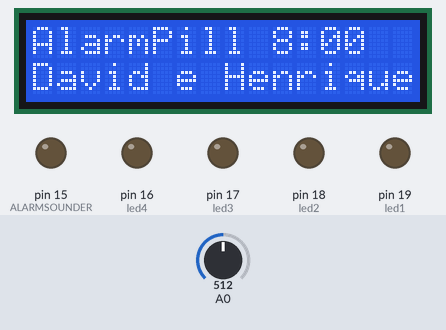
The sketch below on a simulated Arduino Uno, built with avr-gcc and run on an emulated ATmega328P. Parts: 16×2 character LCD, output pins drawn as LEDs (lit = HIGH). The test bench sets the inputs (shaded band); at power-on: A0 = 512. What the sketch prints to the serial monitor is not drawn.

Above: at 1.2 s.
1.3 s: A0 set to 537
4.4 s: A0 set to 569
At 7.4 s:
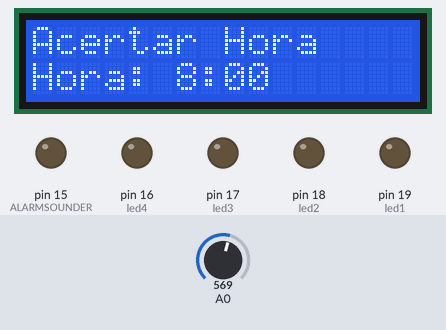
7.5 s: A0 set to 208
At 8.9 s:
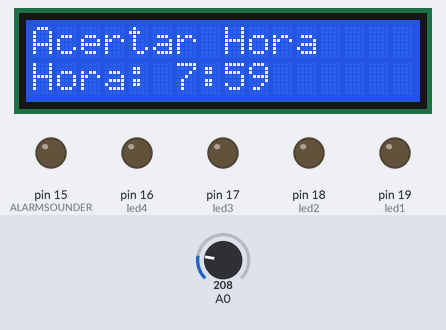
10.5 s: A0 set to 178
At 12.1 s:
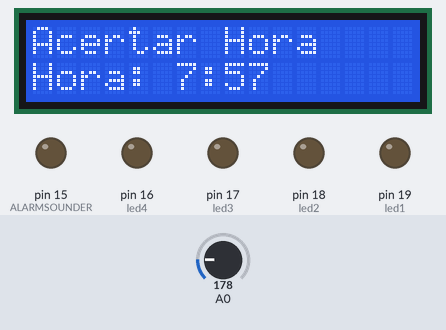
13.6 s: A0 set to 565
At 15.4 s:
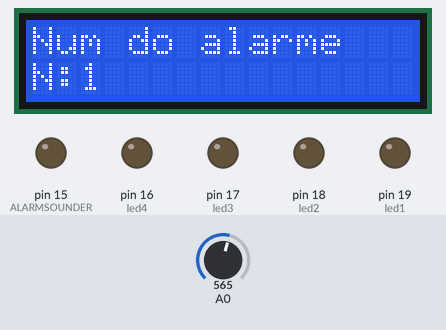
16.7 s: A0 set to 545
At 61.2 s:
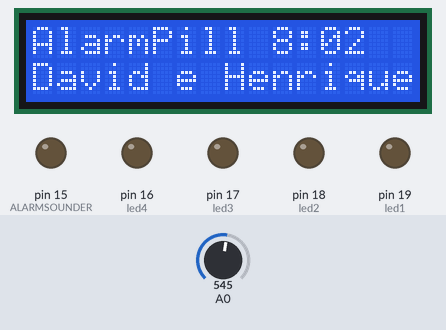
Timing chart, 0 to 61.9 s (numbered marks = the images above; inputs shaded):
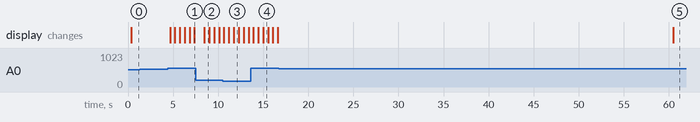

Measured:
- the behaviour switches between 554 and 555 on A0 (found by bisection; images 0 and 1)
- after the input at 1.3 s, every drawn part: stays the same
- after the input at 4.4 s, the display: changes after 0.27 s (image 1)
- after the input at 13.6 s, pin 15 (ALARMSOUNDER): stays LOW (without the input it goes to HIGH after 1.2 s); pin 19 (led1): stays LOW (without the input it goes to HIGH after 0.57 s); the display: first changes after 0.32 s (image 4 shows a later state)
- what the display in image 3 shows lasts 0.6 s, from 11.7 s to 12.3 s

The sketch:

alarmpill_arduino.ino
```cpp
#include <LiquidCrystal.h>

#define btnRIGHT  0
#define btnUP     1
#define btnDOWN   2
#define btnLEFT   3
#define btnSELECT 4
#define btnNONE   5


int ALARMSOUNDER = 15; //pino do alarme
int led1 = 19;
int led2 = 18;
int led3 = 17;
int led4 = 16;
int minuto = 8*60; // minutos totais do dia atual
int minuto_alarme[4] = {8*60+1,12*60,12*60,12*60}; //vetor com os minutos dos alarmes para tela de ajuste
int minuto_alarme_real[4] = {8*60+1,12*60,12*60,12*60}; //vetor com os minutos dos alarmes reais
int alarme_onoff[4] = {1, 0, 0, 0}; // alarmes desligados(0) / ligados(1)
unsigned long hora_alarme_atual[4], minuto_alarme_atual[4]; // vetor com a hora e minuto de cada alarme, para exibição na tela
int lcd_key = 0, adc_key_in = 0, entradaSerial;
int modo = 0; // 0 = padrao, 1 = atualiza hora, 2 = escolhe alarme, 3 = atualiza hora do alarme escolhido, 4 = atualiza on/off, 5 = alarme tocando
int n_alarme = 1; // compartimento (1 a 4)
int n_alarme_tocando = 0; //n do alarme que esta tocando
unsigned long horaatual, minutoatual,previusMillis=0,currentMillis;
LiquidCrystal lcd(8, 9, 4, 5, 6, 7 );  // configuração de pinos do LCD


void loop() {
  AtualizaRelogio();
  ChecaCondicoesOnOff();
  delay(250);
  ChecaTeclado();
  atualizadisplay();
  delay(250);
  ChecaLed();
  ChecaBuzzer();
  Serial.print("\n");
  Serial.print(modo);
  Serial.print("\n");
}

void setup() {
  Serial.begin(9600);
  lcd.begin(16,2);
  pinMode(ALARMSOUNDER, OUTPUT);
  pinMode(led1, OUTPUT);
  pinMode(led2, OUTPUT);
  pinMode(led3, OUTPUT);
  pinMode(led4, OUTPUT);
}

void DesligaTodos() {
  digitalWrite(led1, LOW);
  digitalWrite(led2, LOW);
  digitalWrite(led3, LOW);
  digitalWrite(led4, LOW);
}

void ChecaLed() {
Serial.print("checaLED");
  if(modo == 5 and n_alarme_tocando != 0) {
    Serial.print("IF");
    switch (n_alarme_tocando) {
      case 1: {
        digitalWrite(led1, HIGH);
        break;
      }
      case 2: {
        digitalWrite(led2, HIGH);
        break;
      }
      case 3: {
        digitalWrite(led3, HIGH);
        break;
      }
      case 4: {
        digitalWrite(led4, HIGH);
        break;
      }
    }
  }
}

void ChecaTeclado() {
  lcd_key = read_LCD_buttons();
        if (modo == 0) {
          switch(lcd_key)  {
            case btnSELECT:  {
              modo++;
              Serial.print(modo);
              break;
            }
          }
        }
        else if (modo == 1) {
          // atualiza hora
          switch (lcd_key) {
                case btnRIGHT: {
              minuto = minuto + 60;
              atualizadisplay();
          break;
    }
                case btnLEFT:  {
                  minuto = minuto - 60;
                  atualizadisplay();
                  break;
                }
                case btnUP:  {
                  minuto++;
                  atualizadisplay();
                  break;
                }
                case btnDOWN:  {
                  minuto--;
                  atualizadisplay();
                  break;
                }
                case btnSELECT:  {
                  modo++;
                  break;
                }
            }
        }

        else if (modo == 2)  {
          //escolhe numero do alarme
          switch (lcd_key)  {
            case btnUP:  {
              n_alarme++;
              if (n_alarme == 5)  {
                n_alarme = 1;
              }
              atualizadisplay();
             break;
            }

            case btnDOWN:  {
              n_alarme--;
              if (n_alarme == 0)  {
                n_alarme = 4;
              }
              atualizadisplay();
              break;
            }

            case btnSELECT:  {
              modo++;
              break;
            }
          }
        }

        else if (modo == 3)  {
        // atualiza hora do alarme
          switch (lcd_key) {
                case btnRIGHT: {
              minuto_alarme[n_alarme-1] = minuto_alarme[n_alarme-1] + 60;
              atualizadisplay();
          break;
    }
                case btnLEFT:  {
          minuto_alarme[n_alarme-1] = minuto_alarme[n_alarme-1] - 60;
                  atualizadisplay();
                  break;
                }
                case btnUP:  {
                  minuto_alarme[n_alarme-1]++;
                  atualizadisplay();
                  break;
                }
                case btnDOWN:  {
                  minuto_alarme[n_alarme-1]--;
                  atualizadisplay();
                  break;
                }
                case btnSELECT:  {
                  minuto_alarme_real[n_alarme-1] = minuto_alarme[n_alarme-1];
                  modo++;
                  break;

                }
            }
        }

        else if (modo == 4)  {
          //escolhe on off
          switch (lcd_key)  {
            case btnUP:  {
              if (alarme_onoff[n_alarme-1] == 0) alarme_onoff[n_alarme-1] = 1;
              else if (alarme_onoff[n_alarme-1] == 1) alarme_onoff[n_alarme-1] = 0;
              atualizadisplay();
             break;
            }

            case btnDOWN:  {
              if (alarme_onoff[n_alarme-1] == 0) alarme_onoff[n_alarme-1] = 1;
              else if(alarme_onoff[n_alarme-1] == 1) alarme_onoff[n_alarme-1] = 0;
              atualizadisplay();
             break;
            }

            case btnSELECT:  {
                  modo = 0;
                  n_alarme = 1;
                  break;
            }
          }
        }


        else if (modo == 5) {
          switch(lcd_key) {
            case btnSELECT: {
                                alarme_onoff[n_alarme_tocando-1] = 0;
                                n_alarme_tocando = 0;
                                modo = 0;
                                DesligaTodos();
              break;
            }
          }
        }
}

void ChecaBuzzer() {
  if (modo == 5) {
    int i;
    for(i = 0; i < 255; i = i + 10) {
      analogWrite(ALARMSOUNDER, i);
      delay(50);
    }

    for(i = 255; i > 1; i = i - 10) {
      analogWrite(ALARMSOUNDER, i);
      delay(50);
    }
  }
  else
  {
      analogWrite(ALARMSOUNDER, 0);
  }
}

void ChecaLeds()  {
  if (modo == 5 && n_alarme_tocando != 0) {

  }

}

void ChecaCondicoesOnOff() {
  int i;
  Serial.print("\nminuto_alarme :");
  Serial.print(minuto_alarme[0]);
  Serial.print("       minuto_alarme_real :");
  Serial.print(minuto_alarme_real[0]);
  Serial.print("      minuto :");
  Serial.print(minuto);
  Serial.print("      alarme_onoff: " );
  Serial.print(alarme_onoff[0]);
  for(i = 0; i<4; i++) {
                if ((minuto_alarme_real[i] == minuto) && (alarme_onoff[i] == 1))  {
      modo = 5;
                        n_alarme_tocando = i+1;
      break;
    }
  }
}

void AtualizaRelogio() {
  unsigned long currentMillis = millis();
  if (previusMillis > currentMillis) {
    unsigned long previusMillis=0;
  }
  if ( (currentMillis-previusMillis) > (60000) ) {
    minuto++;
    previusMillis=currentMillis;
  }
  horaatual = minuto / 60;
  minutoatual = minuto - ( horaatual * 60 );
  if (horaatual>=24) {
    horaatual = 0;
    minuto = minutoatual;
  }
  int i;
  for(i = 0;i<4;i++)  {
    hora_alarme_atual[i] = minuto_alarme[i] / 60;
    minuto_alarme_atual[i] = minuto_alarme[i] - ( hora_alarme_atual[i] * 60);
    if (hora_alarme_atual[i] >= 24) {
      hora_alarme_atual[i] = 0;
      minuto_alarme[i] = (int)minuto_alarme_atual[i];

    }
  }
}

void atualizadisplay() {
  switch (modo) {
    case 0: {
      lcd.clear();

      lcd.print("AlarmPill");
                        lcd.setCursor(15, 0);
      lcd.setCursor(0,1);
      lcd.print("David e Henrique");
      lcd.setCursor(9,0);
      if (horaatual<10) {
        lcd.print(" ");
      }
      lcd.print(horaatual);
      lcd.print(":");
      if (minutoatual<10)
        { lcd.print("0");
      }
      lcd.print(minutoatual);
      lcd.print(" ");
      lcd.setCursor(5,1);
      lcd.setCursor(13,1);
      break;
    }
    case 1: {
      lcd.clear();

      lcd.print("Acertar Hora");
      lcd.setCursor(0,1);
      lcd.print("Hora:");
      if (horaatual<10)
        { lcd.print(" ");
      }
      lcd.print(horaatual);
      lcd.print(":");
      if (minutoatual<10) {
        lcd.print("0");
      }
      lcd.print(minutoatual);
      lcd.print(" ");
      break;
    }
    case 2: {
      lcd.clear();

      lcd.print("Num do alarme");
      lcd.setCursor(0,1);
      lcd.print("N:");
      lcd.print(n_alarme);
      break;
    }
    case 3: {
      lcd.clear();

      lcd.print("Acertar Alarme ");
      lcd.print(n_alarme);
      lcd.setCursor(0,1);
      lcd.print("Hora:");
      if (hora_alarme_atual[n_alarme-1]<10)
        { lcd.print(" ");
      }
      lcd.print(hora_alarme_atual[n_alarme-1]);
      lcd.print(":");
      if (minuto_alarme_atual[n_alarme-1]<10) {
        lcd.print("0");
      }
      lcd.print(minuto_alarme_atual[n_alarme-1]);
      lcd.print(" ");
      break;
    }

                case 4:  {
                        lcd.clear();

      lcd.print("Status do alarme");
      lcd.setCursor(7,1);
      if (alarme_onoff[n_alarme-1] == 0) lcd.print("Off");
                        if (alarme_onoff[n_alarme-1] == 1) lcd.print("On");
      break;
    }

                case 5: {
      lcd.clear();

      lcd.print("ITS PILL TIME!!!");
      lcd.setCursor(0, 1);
      lcd.print("Caixa num ");
      lcd.print(n_alarme_tocando);
      break;
    }
  }
}


int read_LCD_buttons() {
  adc_key_in = analogRead(0);      // read the value from the sensor
  // my buttons when read are centered at these valies: 0, 144, 329, 504, 741
  // we add approx 50 to those values and check to see if we are close
  if (adc_key_in > 1000) return btnNONE;
  if (adc_key_in < 50)   return btnRIGHT;
  if (adc_key_in < 195)  return btnUP;
  if (adc_key_in < 380)  return btnDOWN;
  if (adc_key_in < 555)  return btnLEFT;
  if (adc_key_in < 790)  return btnSELECT;
  return btnNONE;  // when all others fail, return this...
}
```
